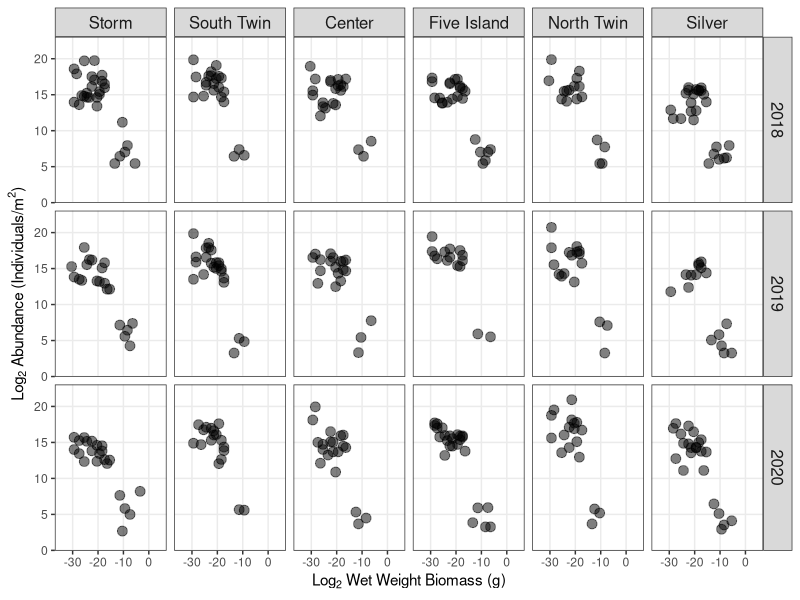
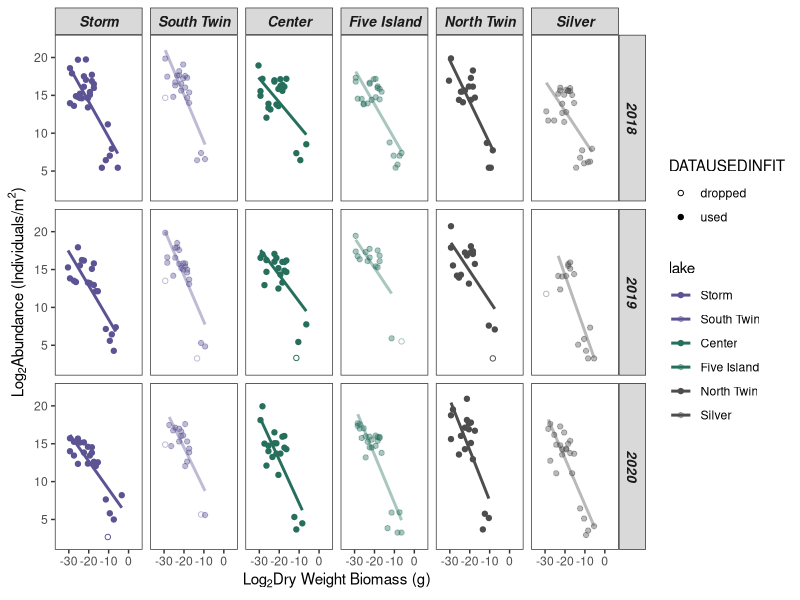
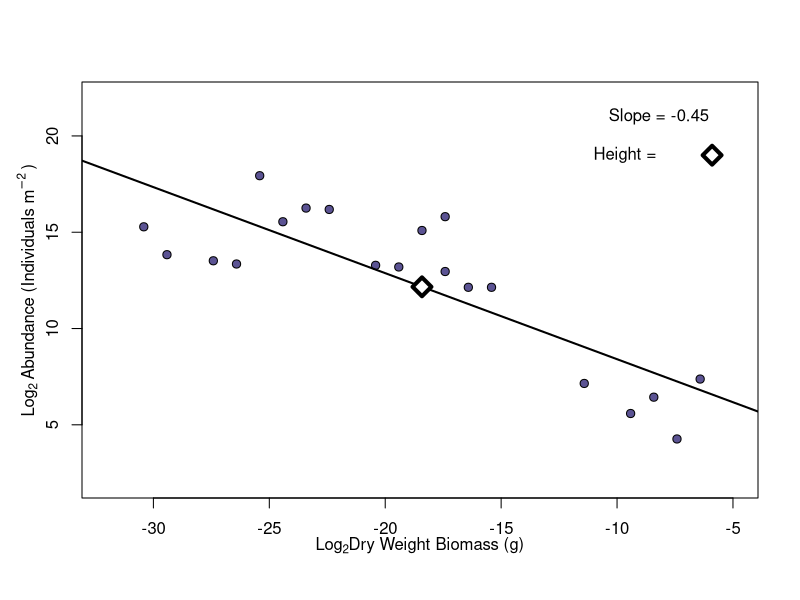

Reproduce these figures in R, in order.
## Step 2_Size Spectra Analysis ##==============================

if (!require(tidyverse)) install.packages('tidyverse')
library(tidyverse)

# Load in SSA dataset #===========================
output = read_csv('ssa_zoopmiv_start.csv')
output

# If want to rerun with only summer data excluding spring (as shown in supplemental) 
# Uncomment the following line to filter out spring data  
  # output = output %>% filter(season == "summer")

# Replace lake number with lake name #
levels(output$lake) = c(levels(output$lake), 'Center', 
                         'Five Island', 'North Twin', 
                         'Silver', 'Storm', 'South Twin')

output$lake[output$lake == '19'] <- 'Center' 
output$lake[output$lake == '36'] <- 'Five Island' 
output$lake[output$lake == '90'] <- 'North Twin'
output$lake[output$lake == '105'] <- 'Silver'
output$lake[output$lake == '113'] <- 'Storm'
output$lake[output$lake == '406'] <- 'South Twin'
output


## Calculate the number of log2 bins, taken from Edwards et al. 2017 - assign bins
log2bins_butts = function(x = NULL, counts = NULL)
{
  if(!is.null(x) & !is.null(counts)) {
    stop("need only one of x or counts in log2bins") }
  if(is.null(x) & is.null(counts)) {
    stop("need x or counts in log2bins") }
  if(!is.null(x)) {
    if(!is.vector(x))stop("x not a vector in log2bins")
    if(anyNA(x)) stop("x contains NA's in log2bins")
    if(min(x) <= 0)stop("x needs to be >0 in log2bins")
  }
  if(!is.null(counts))  {
    if(dim(counts)[2] != 2)stop("counts needs two cols in log2bins")
    if(min(counts[,1]) < 0) {
      stop("x values in counts need to be >= 0 in log2bins") }
    if(min(counts[,2]) < 0) {
      stop("numbers in counts need to be >= 0 in log2bins") }
  }
  # As for LBNbiom.method(), could write code that would make
  #  use of the counts dataframe explicitly, but actually quite easy
  #  to just create the longer vector x (though may be slightly slower
  #  computationally), to save writing extensive new code.
  if(is.null(x))
  {x = rep(counts[,1], counts[,2]) }
  #
  binBreaks = 2^( floor(log2(min(x))) : ceiling(log2(max(x))) )
  
  indiv = data.frame(x)       # dataframe with one row for each individual
  indiv$binMid =cut(x, breaks=binBreaks, right=FALSE, include.lowest=TRUE,
                    labels = binBreaks[-length(binBreaks)] + 0.5*diff(binBreaks))
  indiv$binMin =cut(x, breaks=binBreaks, right=FALSE, include.lowest=TRUE,
                    labels = binBreaks[-length(binBreaks)])
  indiv$binMax =cut(x, breaks=binBreaks, right=FALSE, include.lowest=TRUE,
                    labels = binBreaks[-1])
  # indiv$binWidth =cut(x, breaks=binBreaks, right=FALSE,
  #    include.lowest=TRUE, labels = diff(binBreaks))
  # indiv = mutate(indiv, binWidth = binMax - binMin)
  # Above commands avoid any problems with bins with 0 counts.
  # Don't really need all of them, but include for completeness.
  indiv$binMid = as.numeric(as.character(indiv$binMid))
  indiv$binMin = as.numeric(as.character(indiv$binMin))
  indiv$binMax = as.numeric(as.character(indiv$binMax))
  # Now calculate biomass in each bin class:
  binVals = dplyr::summarise(dplyr::group_by(indiv, binMid),
                             binMin = unique(binMin),
                             binMax = unique(binMax),
                             binWidth = binMax - binMin,
                             binCount = length(x),
                             binCountNorm = binCount / binWidth,
                             binSum = sum(x),
                             binSumNorm = binSum / binWidth )
  # binWidth uses new columns binMax and binMin
  binVals = binVals[order(binVals$binMid),]   # order by binMid
  #
  if(dim(indiv)[1] < 10^6) {       # only save indiv if not too big
    y = list(indiv = indiv, binVals = binVals)
  } else
  {
    y = list(binVals = binVals)
  }
  return(y)
}

# Rewrote the base function removing the log10 bit that was causing errors, only need the log2 part anyway
log2bins.list = log2bins_butts(output$biomass_g)
output$BINMID <- as.factor(log2bins.list$indiv$binMid)
output$BINMIN <- log2bins.list$indiv$binMin
output$BINMAX <- log2bins.list$indiv$binMax
output

# Calculate average density per bin # 
output.combined = output %>% 
  group_by(year, lake, season, BINMID, BINMIN, BINMAX) %>%
  summarize(avg.density.areal = mean(density.areal, na.rm = T)) %>%
  ungroup()

output.combined

output.combined$BINMID = as.numeric(as.character(output.combined$BINMID))
#BINMIN and BINMAX are included here but will not do anything, 
## but by including they will be carried through to the summary table 
## and will be usuable for relative density

output.combined = as_tibble(output.combined) # Save in a tidy format
output.combined

# log 2 binning # 

output.binned = output.combined %>% # Remove season from grouping 
  group_by(year, lake, BINMID, BINMIN, BINMAX) %>%
  mutate(BINMID_LOG = log2(BINMID), BINMIN_LOG = log2(BINMIN), BINMAX_LOG = log2(BINMAX), DENS_LOG = log2(avg.density.areal)) %>%
  ungroup()
output.binned


# Fits data seasons combined # =======================
output.combined = output.binned %>% 
  select(year, lake, BINMID, BINMIN, BINMAX, avg.density.areal, BINMID_LOG, BINMIN_LOG, BINMAX_LOG, DENS_LOG)
output.combined

# Get Min and Max of weight bins # For Table 2 # 
minmax_bins = output.combined %>%
  group_by(lake, year) %>% 
  summarize(
    minimum = min(BINMIN_LOG), 
    maximum = max(BINMAX_LOG)) %>%
  ungroup()
minmax_bins


## Linear fits of pelagic size spectrum by lake by year ## 
fits.yr.lm = data.frame ( matrix ( NA, ncol = 15, nrow = length( unique (output.combined$lake)) * (length( unique (output$year) )) ) ) 
colnames ( fits.yr.lm ) = c('year', 'lake', 'outlierpres', 'n', 'fitmin', 'fitmax', 'slope', 'slp_se', 'slp_l95ci' ,'slp_u95ci', 'intcpt', 'int_se', 'int_l95ci', 'int_u95CI', 'height')
fits.yr.lm$year = rep( sort( unique( output.combined$year)), each = length(unique(output.combined$lake)))
fits.yr.lm$lake = rep( as.factor ( unique (output.combined$lake) ), each = 1)
fits.yr.lm

fits.yr.lm$outlierpres = factor ( fits.yr.lm$outlierpres, levels = c('Y', 'N'))
fits.yr.lm

## Set up a short dataframe for easier export ## 
short.output = setNames ( data.frame ( matrix (NA, ncol = 6, nrow = 0) ), c( 'year', 'lake',  'DENS_LOG', 'BINMID_LOG', 'DATAUSEDINFIT') )

short.output$lake = factor ( short.output$lake, levels = c('Storm', 'South Twin', 'Center', 'Five Island', 'North Twin','Silver'))

# Remove lake years with no data 
#fits.yr.lm = fits.yr.lm %>% filter(!row_number() %in% c(2,16,30)) 
fits.yr.lm

## Loop for filling with breaks ## 
for ( i in 1:nrow(fits.yr.lm) ) { 
    tempdata = output.combined %>% 
      filter ( year == fits.yr.lm$year[i] ) %>%
      filter ( lake == fits.yr.lm$lake[i] ) 
    
    templin = lm (DENS_LOG ~ BINMID_LOG, data = tempdata) 
    
    cookcutoff = 10/length(templin$residuals) # Set Cook's value, the general rule is 4/n for detection of influence, 1 is a rough cutoff for points with too much leverage
    tempcooks = ifelse ( cooks.distance(templin) > cookcutoff, 'dropped', 'used') 
    tempjoin = data.frame ( 'year' = tempdata$year, 'lake' = tempdata$lake, 
                            'DENS_LOG' = tempdata$DENS_LOG, 'BINMID_LOG' = tempdata$BINMID_LOG, 'DATAUSEDINFIT' = tempcooks)
    short.output = rbind ( short.output, tempjoin)
    
    if (any ( cooks.distance(templin) > cookcutoff ) ) { # remove points with high leverage or just save the lm as it is 
      fits.yr.lm$outlierpres[i] = 'Y' 
      templin = lm ( DENS_LOG [-which ( cooks.distance(templin) > cookcutoff)] ~ BINMID_LOG[-which (cooks.distance(templin) > cookcutoff)], data = tempdata)
    } else {fits.yr.lm$outlierpres[i] = 'N' } # Report that no high leverage points were found 
  
  fits.yr.lm$n[i] = length(templin$residuals) 
  fits.yr.lm$fitmin[i] = min(templin$model$BINMID_LOG, na.rm = T)
  fits.yr.lm$fitmax[i] = max(templin$model$BINMID_LOG, na.rm = T) 
  fits.yr.lm$slope[i] = coef(templin)[[2]] 
  fits.yr.lm$slp_se[i] = coef(summary(templin))[2,2] 
  fits.yr.lm$slp_l95ci[i] = confint(templin, level = 0.95)[2,1]
  fits.yr.lm$slp_u95ci[i] = confint(templin, level=0.95)[2,2]
  fits.yr.lm$intcpt[i] = coef(templin)[[1]]
  fits.yr.lm$int_se[i] = coef(summary(templin))[1,2] 
  fits.yr.lm$int_l95ci[i] = confint(templin, level=0.95)[1,1]
  fits.yr.lm$int_u95CI[i] = confint(templin, level = 0.95)[1,2]
  
  temp.short <- tempjoin %>%
    filter ( DATAUSEDINFIT == 'used' | DATAUSEDINFIT == 'dropped') 
  fits.yr.lm$height.bin[i] = ( min(temp.short$BINMID_LOG) + max(temp.short$BINMID_LOG) ) / 2
  fits.yr.lm$height[i] = fits.yr.lm$slope[i] * ( min(temp.short$BINMID_LOG) + max(temp.short$BINMID_LOG) ) / 2 + fits.yr.lm$intcpt[i]
  fits.yr.lm$height.l95ci[i] = fits.yr.lm$slp_l95ci[i] * ( min(temp.short$BINMID_LOG) + max(temp.short$BINMID_LOG) ) / 2 + fits.yr.lm$int_l95ci[i] 
  fits.yr.lm$height.u95ci[i] = fits.yr.lm$slp_u95ci[i] * ( min(temp.short$BINMID_LOG) + max(temp.short$BINMID_LOG) ) / 2 + fits.yr.lm$int_u95CI[i]
}

fits.yr.lm # Represents combined spring and summer data 

height.bin.summary = fits.yr.lm %>% 
  select(year, lake, height.bin) %>% 
  summarize(mean = mean(height.bin), 
            sd = sd(height.bin))
height.bin.summary

short.output

### Fits of height from overall ### 
fits.yr.lm$height.overall = fits.yr.lm$slope * ( floor(min(fits.yr.lm$fitmin)) + ceiling(max(fits.yr.lm$fitmax)) ) / 2 + fits.yr.lm$intcpt


## Size Spectra Data ## 
short.output$lake = factor(short.output$lake, levels = c('Storm', 'South Twin', 'Center', 'Five Island', 'North Twin','Silver'))
plot.data = short.output 
plot.data
color_custom <- c("limegreen", "royalblue2", "gray50")
color_custom2 <- c( "purple", "royalblue2")

output_for_plot = left_join(short.output, fits.yr.lm, by = c('year', 'lake')) # Join makes it easier for ggplot to take the data, of course it creates many rep values 
output_for_plot


#### Size spectrum analysis with different spectra plotted ####
library(ggplot2)

plot_ssa <-  
  ggplot(output_for_plot,
         aes(BINMID_LOG, DENS_LOG) ) +
  geom_point ( alpha = 1/2, size=3 ) +
  ylim (1 , 22) +
  xlim (-35, 5) +
  facet_grid ( year ~ lake ) +
  scale_color_manual(values = color_custom2, name = 'Season', labels = c('summer', 'spring')) +
  
  labs ( x = expression ( paste ( "Log"[2], " Wet Weight Biomass (g)" ) ), 
         y = expression ( paste ( "Log"[2], " Abundance (Individuals/m"^2,")" ) ) ) +
  
  theme_bw() + 
  theme ( panel.grid.minor = element_blank(), 
          legend.background = element_blank(),
          strip.text.x = element_text(size = 12 ),
          strip.text.y = element_text(size = 12 ) )

plot_ssa # take a first look at plot 

#### Size Spectrum analysis of all lakes with slopes ####
# Output graphs with linear fits # 
library(ggplot2)

# Output graphs with linear fits # 
# Reference - no removal # South Twin, Storm
ref_col_18 = rgb(91, 83, 147, max = 255, alpha = 100) 
ref_col_19 = rgb(91, 83, 147, max = 255, alpha = 180)
ref_col_20 = rgb(91, 83, 147, max = 255, alpha = 255)

# removal, removal, null # Center, Five Island 
rrn_col_18 = rgb(37, 111, 92, max = 255, alpha = 100) 
rrn_col_19 = rgb(37, 111, 92, max = 255, alpha = 180)
rrn_col_20 = rgb(37, 111, 92, max = 255, alpha = 255)

# null, removal, removal # North Twin, Silver
nrr_col_18 = rgb(77, 77, 77, max = 255, alpha = 100) 
nrr_col_19 = rgb(77, 77, 77, max = 255, alpha = 180)
nrr_col_20 = rgb(77, 77, 77, max = 255, alpha = 255)

# transparent 
transparent = rgb(255,255,255, max=255, alpha = 0)

options(repr.plot.width = 4, repr.plot.height = 2)
windows(width = 9, height = 4)
plot_ssa2 = 
  ggplot(output_for_plot, 
         aes(BINMID_LOG, DENS_LOG, shape = DATAUSEDINFIT, color = lake)) + 
  geom_point(size = 1.5) + 
  scale_shape_manual(values = c(1,19)) +
  ylim (2, 22) +
  xlim (-35, 5) +
  facet_grid(year ~ lake) + 
  labs( x = expression ( paste ( 'Log'[2], 'Dry Weight Biomass (g)') ), 
        y = expression ( paste ( 'Log'[2], 'Abundance (Individuals/m'^2,')' ) ) ) +
  scale_color_manual(values = c(ref_col_20, ref_col_18,
                                rrn_col_20, rrn_col_18,
                                nrr_col_20, nrr_col_18)) +
  theme_bw() + 
  theme ( panel.grid.major = element_blank(),
          panel.grid.minor = element_blank(), 
          legend.background = element_blank(),
          legend.key = element_blank(),
          strip.text.x = element_text(size = 10, face = 'bold.italic' ),
          strip.text.y = element_text(size = 10, face = 'bold.italic' ) ) +
  geom_smooth( data = output_for_plot %>% filter(DATAUSEDINFIT == 'used') %>% subset ( fitmax & fitmin), 
               method = lm, se = FALSE)
#+ 
# geom_label(data = output_for_plot, aes(x=-7, y=PLACEMENT, label = format ( round( slope, 2 ), 2) ), show.legend = FALSE)
plot_ssa2 # Supplemental figure of fits 

# Pluck out one plot #============================== (Figure 2)
windows(height = 4, width = 5)
examp = output_for_plot %>% 
  filter(lake == 'Storm' & year == 2019)
examp

examp_mod = lm(DENS_LOG~BINMID_LOG, data = examp)
examp_mod
plot(DENS_LOG~BINMID_LOG, data = examp, pch = 21, ylab = '', 
     xlab = '', 
     bg = ref_col_20, col = 'black', cex = 1.1, ylim = c(2, 22), xlim = c(-32, -5))
mtext(expression ( paste ('Log'[2]~'Abundance (Individuals m'^-2~')' ) ), side =2, line = 2)
mtext(expression ( paste ('Log'[2], 'Dry Weight Biomass (g)')), side = 1, line = 2)
abline(examp_mod,lwd = 2)
text(-8.2, 21, 'Slope = -0.45')
points(-18.41504, 12.16517, pch = 23, bg = 'white', col = 'black', cex = 2, lwd = 4)
text(-9.55, 19, 'Height = ')
points(-5.9, 19, pch = 23, bg = 'white', col = 'black', cex = 2, lwd = 4)


# slope x height.overall data - unique # 
fit.data = output_for_plot %>% 
  select(year, lake, n, slope, slp_se, slp_l95ci, slp_u95ci, 
         intcpt, int_se, int_l95ci, int_u95CI, height, height.l95ci, height.u95ci, height.overall) %>% 
  distinct() %>% 
  arrange(lake, year)
fit.data

# Create datasets to use in Step 3 ---------------------------------
fits_dat = fits.yr.lm
sizespec = short.output
